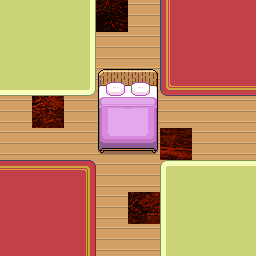

Tiled map render using the project's own tile images. Description and the whole map definition, tile-layer contents included, below:
An orthogonal 8x8 tile map with 32x32 px tiles, 3 tile layers (Floor, Carpet, Details), 1 image layer.

<map version="1.9" tiledversion="1.9.2" class="OverworldMap" orientation="orthogonal" renderorder="right-down" width="8" height="8" tilewidth="32" tileheight="32" infinite="0" nextlayerid="5" nextobjectid="1">
 <properties>
  <property name="repeatX" type="bool" value="true" />
  <property name="repeatY" type="bool" value="true" />
 </properties>
 <tileset firstgid="1" source="../tileset/FA_InteriorTileset.tsx" />
 <imagelayer id="4" name="Image Layer 1" class="ScrollImage">
  <image source="../../img/parallax/parallax_black_space.png" width="679" height="408" />
  <properties>
   <property name="scrollX" type="float" value="10" />
  </properties>
 </imagelayer>
 <layer id="1" name="Floor" width="8" height="8">
  <data encoding="csv">
609,609,609,0,609,609,609,609,
609,609,609,609,609,609,609,609,
609,609,609,609,609,609,609,609,
609,0,609,609,609,609,609,609,
609,609,609,609,609,0,609,609,
609,609,609,609,609,609,609,609,
609,609,609,609,0,609,609,609,
609,609,609,609,609,609,609,609
</data>
 </layer>
 <layer id="2" name="Carpet" width="8" height="8">
  <data encoding="csv">
73,73,74,0,0,232,233,233,
73,73,74,0,0,232,233,233,
105,105,106,0,0,264,265,265,
0,0,0,0,0,0,0,0,
0,0,0,0,0,0,0,0,
201,201,202,0,0,40,41,41,
233,233,234,0,0,72,73,73,
233,233,234,0,0,72,73,73
</data>
 </layer>
 <layer id="3" name="Details" width="8" height="8">
  <data encoding="csv">
0,0,0,0,0,0,0,0,
0,0,0,0,0,0,0,0,
0,0,0,605,606,0,0,0,
0,0,0,637,638,0,0,0,
0,0,0,669,670,0,0,0,
0,0,0,0,0,0,0,0,
0,0,0,0,0,0,0,0,
0,0,0,0,0,0,0,0
</data>
 </layer>
</map>
